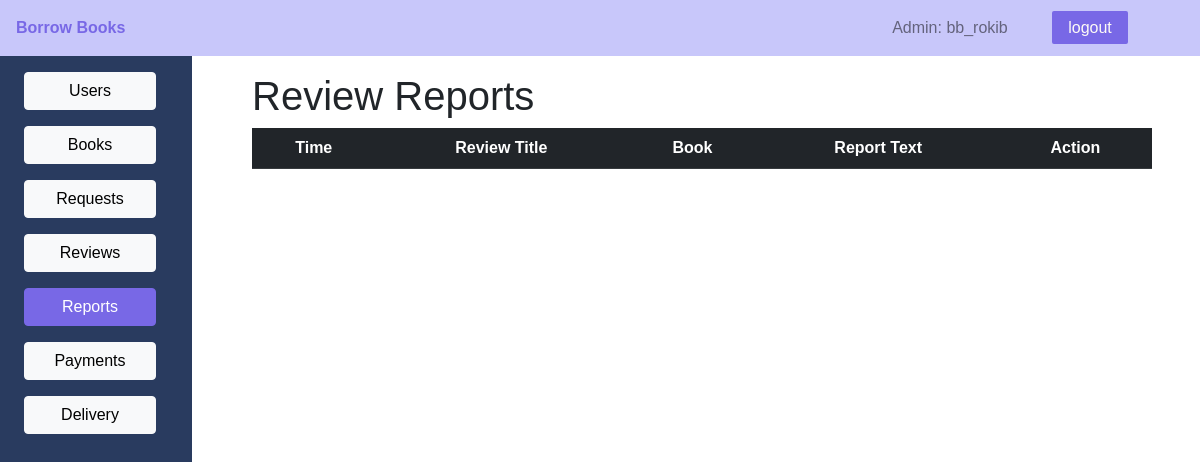
Page /admin/reports.php (signed in) on the earlier database version.
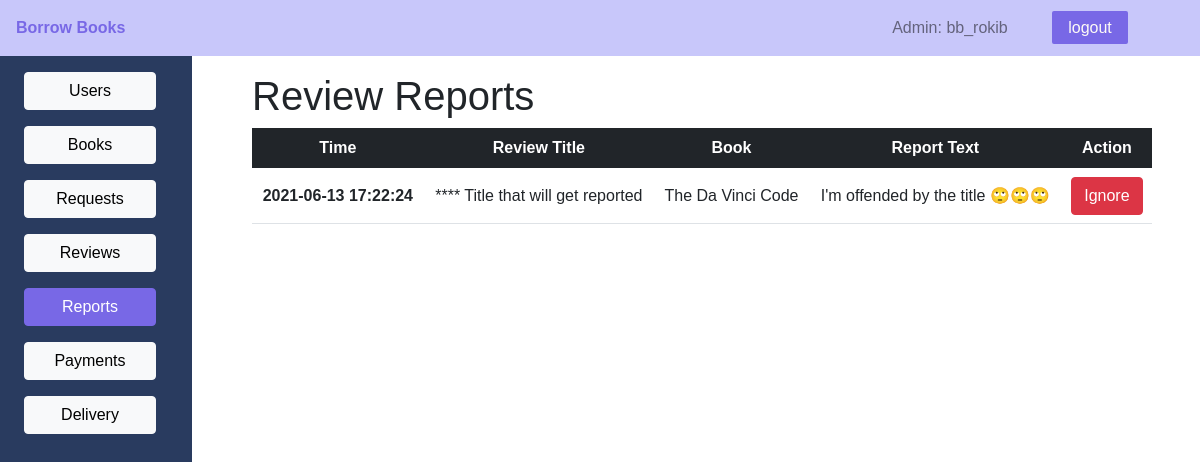
Same page on the later database version.
### tables this page shows
CREATE TABLE `report` (
  `id` int(11) NOT NULL,
  `post_id` int(11) DEFAULT NULL,
  `time` datetime NOT NULL,
  `text` varchar(500) NOT NULL
);

CREATE TABLE `post` (
  `id` int(11) NOT NULL,
  `username` varchar(30) NOT NULL,
  `title` varchar(50) NOT NULL,
  `description_text` varchar(10000) NOT NULL,
  `loved` int(11) NOT NULL DEFAULT 0,
  `book_name` varchar(30) NOT NULL,
  `book_author` varchar(30) NOT NULL,
  `time` datetime NOT NULL
);

### admin/reports.php (the view, shortened to what this page needs)
<?php
require_once('./../db_config.php');
if (!isset($_SESSION['admin']) &&  empty($_SESSION['admin'])) {
?>
  <script>
    location.assign("./login.php");
  </script>
<?php
} else {
  $username = $_SESSION['admin'];
  $retObj = $pdo->query("SELECT * FROM report ORDER BY time DESC");
  $posts = $retObj->fetchAll();
?>
  <!DOCTYPE html>
  <html lang="en">
  <head>
    <link href="https://cdn.jsdelivr.net/npm/bootstrap@5.0.1/dist/css/bootstrap.min.css" rel="stylesheet">
    <link rel="stylesheet" href="./../profile/profile.css">
    <link rel="stylesheet" href="./admin.css">
  </head>
  <body>
    <header class='main-header'>
      <div>
        <a class="main-header-logo" href="#">Borrow Books</a>
      </div>
      <nav class="main-nav ">
        <ul class="main-nav__items">
          <li class="main-nav__item text-black-50 ">Admin: <?php echo $username; ?></li>
          <li class="main-nav__item nav-logout"><a href="./logout.php">logout</a></li>
        </ul>
      </nav>
    </header>
    <main>
      <div class="row">
        <div class="col-2 my-sidebar">
          <div class="container-fluid d-grid mt-3">
            <a href="./user.php" class="btn btn-light btn-block">Users</a>
            <a href="./books.php" class="btn btn-light btn-block mt-3">Books</a>
            <a href="./request.php" class="btn btn-light btn-block mt-3">Requests</a>
            <a href="./review.php" class="btn btn-light btn-block mt-3">Reviews</a>
            <a href="./reports.php" class="btn btn-primary btn-block mt-3">Reports</a>
            <a href="./payment.php" class="btn btn-light btn-block mt-3">Payments</a>
            <a href="./delivery.php" class="btn btn-light btn-block mt-3">Delivery</a>
          </div>
        </div>
        <div class="col-10">
          <div class="container px-5 mt-3">
            <h1>Review Reports</h1>
            <table class="table  text-center">
              <thead class='table-dark'>
                <tr>
                  <th scope="col">Time</th>
                  <th scope="col">Review Title</th>
                  <th scope="col">Book</th>
                  <th scope="col">Report Text</th>
                  <th scope="col-2">Action</th>
                </tr>
              </thead>
              <?php foreach ($posts as $post) {
                try {
                  $post_id = $post['post_id'];
                  $retReports = $pdo->query("SELECT * FROM post where `id` = '$post_id';");
                  $report = $retReports->fetch(PDO::FETCH_ASSOC);
                  $name = $report['title'];
                  $book = $report['book_name'];
                  $text = $post['text'];
                  $time = $post['time'];
                } catch (PDOException $e) {
                  echo $e->getMessage();
                } ?>
                <tbody class="align-middle">
                  <tr>
                    <th scope="row"><?php echo $time; ?></th>
                    <td><?php echo $name; ?></td>
                    <td><?php echo $book; ?></td>
                    <td><?php echo $text; ?></td>
                    <td class="text-center">
                      <form action="./reports.php" method="post">
                        <button type="submit" class="btn btn-danger">Ignore</button>
                      </form>
                    </td>
                  </tr>
                </tbody>
              <?php } ?>
            </table>
          </div>
        </div>
      </div>
    </main>
  </body>
  </html>
  <?php
}
  ?>

Differences in the rows shown:
added report: time "2021-06-13 17:22:24", post.title "**** Title that will get reported", post.book_name "The Da Vinci Code", text "I'm offended by the title 🙄🙄🙄"
